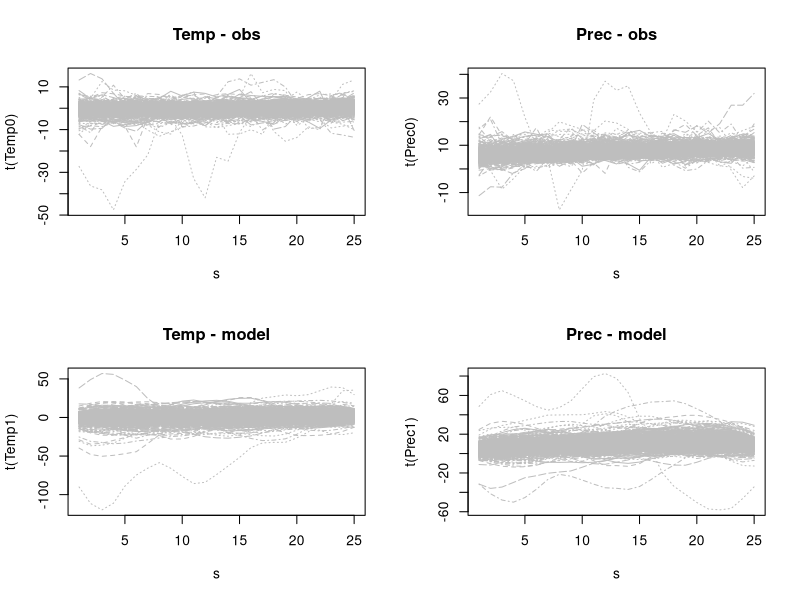
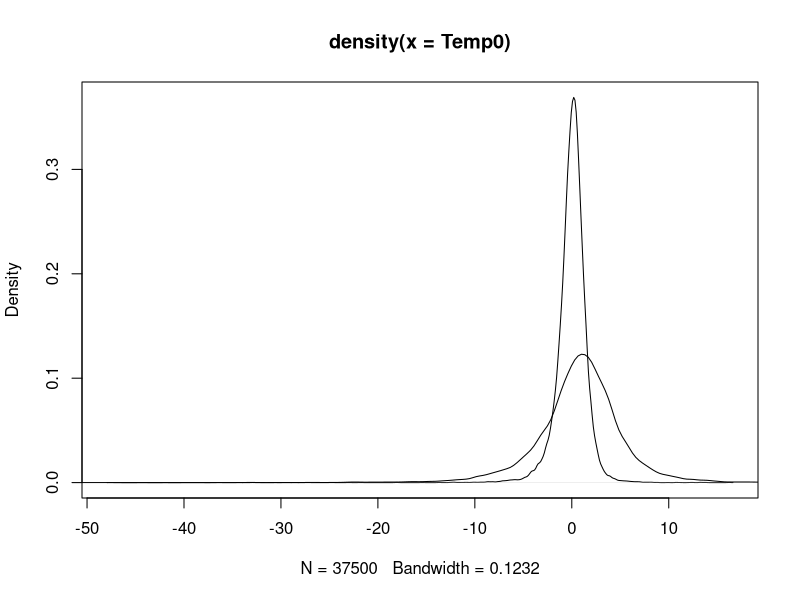
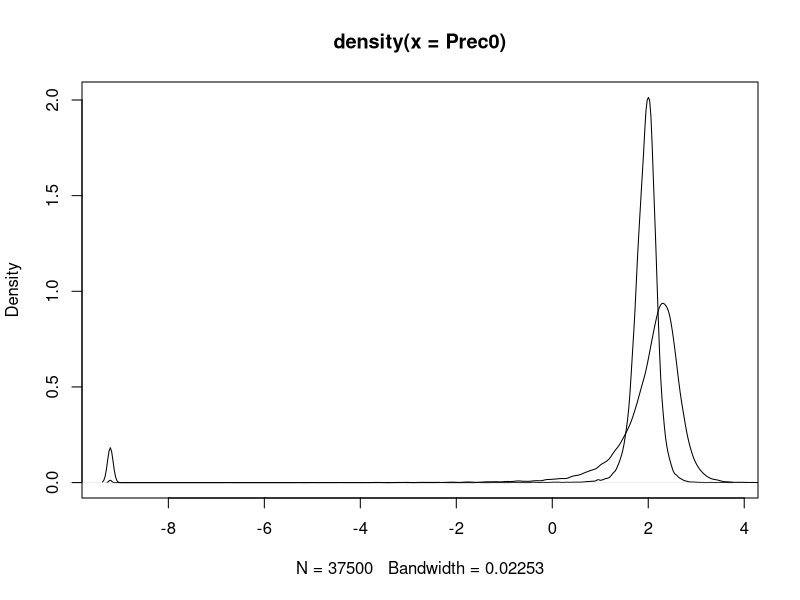

Here is the R script that generated these plots, in order:
rm(list=ls())

library(fields)
library(sn)
m        <- 25          # Number of spatial locations
s        <- 1:m
mu       <- c(1*s/m+0,  # Temp-obs
              3*s/m+5,  # Precip-obs
              1*s/m+0,  # Temp-model
              2*s/m+1)  # Precip-model    
d        <- rdist(s,s)
Omega    <- exp(-d/5)   # Spatial correlation
rho      <- diag(4)     # Cross correlations
rho[1,2] <- rho[2,1] <- .8  # Cor(temp,prec) for obs
rho[1,3] <- rho[3,1] <- .5
rho[1,4] <- rho[4,1] <- .5
rho[2,3] <- rho[3,2] <- .5
rho[2,4] <- rho[4,2] <- .5
rho[4,3] <- rho[3,4] <- .4 # Cor(temp,prec) for model
ss   <- diag(c(1,-1,1,-1))
rho <- ss%*%rho%*%ss

skew   <- c(0,100,0,10) # Skewness
df     <- 3             # Degrees of freedom
Smooth <- exp(-d/2)     # Extra smoothing for the model output

Sig    <- kronecker(rho,Omega)
alpha  <- rep(skew,each=m)
dat    <- rmst(n=50*30, xi=mu, Omega=Sig, alpha=alpha,nu=df)
Temp0  <- dat[,1:m+0*m]
Prec0  <- dat[,1:m+1*m]
Temp1  <- dat[,1:m+2*m]%*%Smooth
Prec1  <- dat[,1:m+3*m]%*%Smooth

par(mfrow=c(2,2))
matplot(s,t(Temp0),type="l",col="gray",main="Temp - obs")
matplot(s,t(Prec0),type="l",col="gray",main="Prec - obs")
matplot(s,t(Temp1),type="l",col="gray",main="Temp - model")
matplot(s,t(Prec1),type="l",col="gray",main="Prec - model")
par(mfrow=c(1,1))
summary(c(Prec1))
summary(c(Prec0))

summary(c(Temp0))
summary(c(Temp1))

Prec0[Prec0<0] = 0
Prec1[Prec1<0] = 0
Prec1 = log(Prec1 + 0.0001)
Prec0 = log(Prec0 + 0.0001)
summary(c(Prec1))
cor(c(Prec0),c(Temp0))
cor(c(Prec1),c(Temp1))

plot(density(Temp0))
lines(density(Temp1))

plot(density(Prec0))
lines(density(Prec1))
